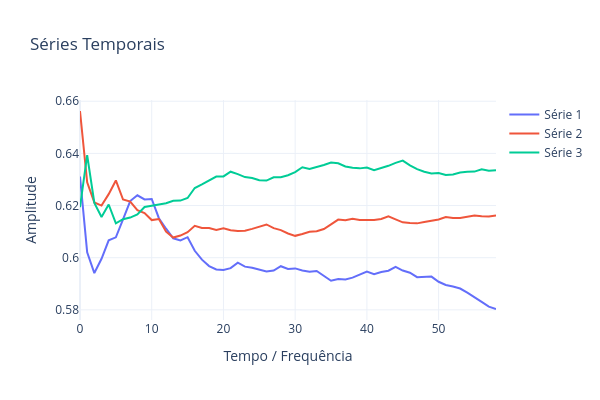

The notebook cell this image was saved under:
### Code cell
PlotSeriesPLY(ySeries=list(np.array(teda.c[0].vM_).T))
